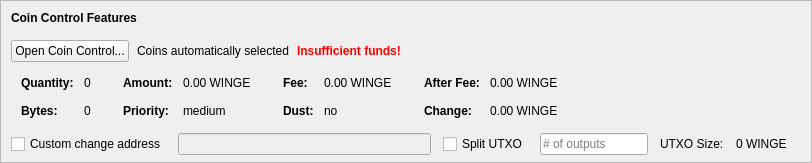
    <widget class="QFrame" name="frameCoinControl">
     <property name="sizePolicy">
      <sizepolicy hsizetype="Expanding" vsizetype="Expanding">
       <horstretch>0</horstretch>
       <verstretch>0</verstretch>
      </sizepolicy>
     </property>
     <property name="maximumSize">
      <size>
       <width>16777215</width>
       <height>16777215</height>
      </size>
     </property>
     <property name="frameShape">
      <enum>QFrame::StyledPanel</enum>
     </property>
     <property name="frameShadow">
      <enum>QFrame::Sunken</enum>
     </property>
     <layout class="QVBoxLayout" name="verticalLayoutCoinControl2">
      <property name="spacing">
       <number>0</number>
      </property>
      <property name="leftMargin">
       <number>0</number>
      </property>
      <property name="topMargin">
       <number>0</number>
      </property>
      <property name="rightMargin">
       <number>0</number>
      </property>
      <property name="bottomMargin">
       <number>6</number>
      </property>
      <item>
       <layout class="QVBoxLayout" name="verticalLayoutCoinControl" stretch="0,0,0,0,1">
        <property name="spacing">
         <number>0</number>
        </property>
        <property name="leftMargin">
         <number>10</number>
        </property>
        <property name="topMargin">
         <number>10</number>
        </property>
        <item>
         <layout class="QHBoxLayout" name="horizontalLayoutCoinControl1">
          <property name="bottomMargin">
           <number>15</number>
          </property>
          <item>
           <widget class="QLabel" name="labelCoinControlFeatures">
            <property name="sizePolicy">
             <sizepolicy hsizetype="Preferred" vsizetype="Maximum">
              <horstretch>0</horstretch>
              <verstretch>0</verstretch>
             </sizepolicy>
            </property>
            <property name="font">
             <font>
              <weight>75</weight>
              <bold>true</bold>
             </font>
            </property>
            <property name="styleSheet">
             <string notr="true">font-weight:bold;</string>
            </property>
            <property name="text">
             <string>Coin Control Features</string>
            </property>
           </widget>
          </item>
         </layout>
        </item>
        <item>
         <layout class="QHBoxLayout" name="horizontalLayoutCoinControl2" stretch="0,0,0,0">
          <property name="spacing">
           <number>8</number>
          </property>
          <property name="bottomMargin">
           <number>10</number>
          </property>
          <item>
           <widget class="QPushButton" name="pushButtonCoinControl">
            <property name="styleSheet">
             <string notr="true"/>
            </property>
            <property name="text">
             <string>Open Coin Control...</string>
            </property>
            <property name="autoDefault">
             <bool>false</bool>
            </property>
           </widget>
          </item>
          <item>
           <widget class="QLabel" name="labelCoinControlAutomaticallySelected">
            <property name="text">
             <string>Coins automatically selected</string>
            </property>
            <property name="margin">
             <number>5</number>
            </property>
           </widget>
          </item>
          <item>
           <widget class="QLabel" name="labelCoinControlInsuffFunds">
            <property name="font">
             <font>
              <weight>75</weight>
              <bold>true</bold>
             </font>
            </property>
            <property name="styleSheet">
             <string notr="true">color:red;font-weight:bold;</string>
            </property>
            <property name="text">
             <string>Insufficient funds!</string>
            </property>
            <property name="margin">
             <number>5</number>
            </property>
           </widget>
          </item>
          <item>
           <spacer name="horizontalSpacerCoinControl">
            <property name="orientation">
             <enum>Qt::Horizontal</enum>
            </property>
            <property name="sizeHint" stdset="0">
             <size>
              <width>40</width>
              <height>1</height>
             </size>
            </property>
           </spacer>
          </item>
         </layout>
        </item>
        <item>
         <widget class="QWidget" name="widgetCoinControl" native="true">
          <property name="sizePolicy">
           <sizepolicy hsizetype="Preferred" vsizetype="Preferred">
            <horstretch>0</horstretch>
            <verstretch>0</verstretch>
           </sizepolicy>
          </property>
          <property name="minimumSize">
           <size>
            <width>0</width>
            <height>0</height>
           </size>
          </property>
          <property name="styleSheet">
           <string notr="true"/>
          </property>
          <layout class="QHBoxLayout" name="horizontalLayoutCoinControl5">
           <property name="leftMargin">
            <number>0</number>
           </property>
           <property name="topMargin">
            <number>0</number>
           </property>
           <property name="rightMargin">
            <number>0</number>
           </property>
           <property name="bottomMargin">
            <number>0</number>
           </property>
           <item>
            <layout class="QHBoxLayout" name="horizontalLayoutCoinControl3" stretch="0,0,0,1">
             <property name="spacing">
              <number>20</number>
             </property>
             <property name="topMargin">
              <number>0</number>
             </property>
             <property name="bottomMargin">
              <number>10</number>
             </property>
             <item>
              <layout class="QFormLayout" name="formLayoutCoinControl1">
               <property name="horizontalSpacing">
                <number>10</number>
               </property>
               <property name="verticalSpacing">
                <number>14</number>
               </property>
               <property name="leftMargin">
                <number>10</number>
               </property>
               <property name="topMargin">
                <number>4</number>
               </property>
               <property name="rightMargin">
                <number>6</number>
               </property>
               <item row="0" column="0">
                <widget class="QLabel" name="labelCoinControlQuantityText">
                 <property name="font">
                  <font>
                   <weight>75</weight>
                   <bold>true</bold>
                  </font>
                 </property>
                 <property name="text">
                  <string>Quantity:</string>
                 </property>
                 <property name="margin">
                  <number>0</number>
                 </property>
                </widget>
               </item>
               <item row="0" column="1">
                <widget class="QLabel" name="labelCoinControlQuantity">
                 <property name="cursor">
                  <cursorShape>IBeamCursor</cursorShape>
                 </property>
                 <property name="contextMenuPolicy">
                  <enum>Qt::ActionsContextMenu</enum>
                 </property>
                 <property name="text">
                  <string notr="true">0</string>
                 </property>
                 <property name="margin">
                  <number>0</number>
                 </property>
                 <property name="textInteractionFlags">
                  <set>Qt::LinksAccessibleByMouse|Qt::TextSelectableByKeyboard|Qt::TextSelectableByMouse</set>
                 </property>
                </widget>
               </item>
               <item row="1" column="0">
                <widget class="QLabel" name="labelCoinControlBytesText">
                 <property name="font">
                  <font>
                   <weight>75</weight>
                   <bold>true</bold>
                  </font>
                 </property>
                 <property name="text">
                  <string>Bytes:</string>
                 </property>
                </widget>
               </item>
               <item row="1" column="1">
                <widget class="QLabel" name="labelCoinControlBytes">
                 <property name="cursor">
                  <cursorShape>IBeamCursor</cursorShape>
                 </property>
                 <property name="contextMenuPolicy">
                  <enum>Qt::ActionsContextMenu</enum>
                 </property>
                 <property name="text">
                  <string notr="true">0</string>
                 </property>
                 <property name="textInteractionFlags">
                  <set>Qt::LinksAccessibleByMouse|Qt::TextSelectableByKeyboard|Qt::TextSelectableByMouse</set>
                 </property>
                </widget>
               </item>
              </layout>
             </item>
             <item>
              <layout class="QFormLayout" name="formLayoutCoinControl2">
               <property name="horizontalSpacing">
                <number>10</number>
               </property>
               <property name="verticalSpacing">
                <number>14</number>
               </property>
               <property name="leftMargin">
                <number>6</number>
               </property>
               <property name="topMargin">
                <number>4</number>
               </property>
               <property name="rightMargin">
                <number>6</number>
               </property>
               <item row="0" column="0">
                <widget class="QLabel" name="labelCoinControlAmountText">
                 <property name="font">
                  <font>
                   <weight>75</weight>
                   <bold>true</bold>
                  </font>
                 </property>
                 <property name="text">
                  <string>Amount:</string>
                 </property>
                 <property name="margin">
                  <number>0</number>
                 </property>
                </widget>
               </item>
               <item row="0" column="1">
                <widget class="QLabel" name="labelCoinControlAmount">
                 <property name="cursor">
                  <cursorShape>IBeamCursor</cursorShape>
                 </property>
                 <property name="contextMenuPolicy">
                  <enum>Qt::ActionsContextMenu</enum>
                 </property>
                 <property name="text">
                  <string notr="true">0.00 WINGE</string>
                 </property>
                 <property name="textInteractionFlags">
                  <set>Qt::LinksAccessibleByMouse|Qt::TextSelectableByKeyboard|Qt::TextSelectableByMouse</set>
                 </property>
                </widget>
               </item>
               <item row="1" column="0">
                <widget class="QLabel" name="labelCoinControlPriorityText">
                 <property name="font">
                  <font>
                   <weight>75</weight>
                   <bold>true</bold>
                  </font>
                 </property>
                 <property name="text">
                  <string>Priority:</string>
                 </property>
                </widget>
               </item>
               <item row="1" column="1">
                <widget class="QLabel" name="labelCoinControlPriority">
                 <property name="cursor">
                  <cursorShape>IBeamCursor</cursorShape>
                 </property>
                 <property name="contextMenuPolicy">
                  <enum>Qt::ActionsContextMenu</enum>
                 </property>
                 <property name="text">
                  <string>medium</string>
                 </property>
                 <property name="textInteractionFlags">
                  <set>Qt::LinksAccessibleByMouse|Qt::TextSelectableByKeyboard|Qt::TextSelectableByMouse</set>
                 </property>
                </widget>
               </item>
              </layout>
             </item>
             <item>
              <layout class="QFormLayout" name="formLayoutCoinControl3">
               <property name="horizontalSpacing">
                <number>10</number>
               </property>
               <property name="verticalSpacing">
                <number>14</number>
               </property>
               <property name="leftMargin">
                <number>6</number>
               </property>
               <property name="topMargin">
                <number>4</number>
               </property>
               <property name="rightMargin">
                <number>6</number>
               </property>
               <item row="0" column="0">
                <widget class="QLabel" name="labelCoinControlFeeText">
                 <property name="font">
                  <font>
                   <weight>75</weight>
                   <bold>true</bold>
                  </font>
                 </property>
                 <property name="text">
                  <string>Fee:</string>
                 </property>
                 <property name="margin">
                  <number>0</number>
                 </property>
                </widget>
               </item>
               <item row="0" column="1">
                <widget class="QLabel" name="labelCoinControlFee">
                 <property name="cursor">
                  <cursorShape>IBeamCursor</cursorShape>
                 </property>
                 <property name="contextMenuPolicy">
                  <enum>Qt::ActionsContextMenu</enum>
                 </property>
                 <property name="text">
                  <string notr="true">0.00 WINGE</string>
                 </property>
                 <property name="textInteractionFlags">
                  <set>Qt::LinksAccessibleByMouse|Qt::TextSelectableByKeyboard|Qt::TextSelectableByMouse</set>
                 </property>
                </widget>
               </item>
               <item row="1" column="0">
                <widget class="QLabel" name="labelCoinControlLowOutputText">
                 <property name="font">
                  <font>
                   <weight>75</weight>
                   <bold>true</bold>
                  </font>
                 </property>
                 <property name="text">
                  <string>Dust:</string>
                 </property>
                </widget>
               </item>
               <item row="1" column="1">
                <widget class="QLabel" name="labelCoinControlLowOutput">
                 <property name="cursor">
                  <cursorShape>IBeamCursor</cursorShape>
                 </property>
                 <property name="contextMenuPolicy">
                  <enum>Qt::ActionsContextMenu</enum>
                 </property>
                 <property name="text">
                  <string>no</string>
                 </property>
                 <property name="textInteractionFlags">
                  <set>Qt::LinksAccessibleByMouse|Qt::TextSelectableByKeyboard|Qt::TextSelectableByMouse</set>
                 </property>
                </widget>
               </item>
              </layout>
             </item>
             <item>
              <layout class="QFormLayout" name="formLayoutCoinControl4">
               <property name="horizontalSpacing">
                <number>10</number>
               </property>
               <property name="verticalSpacing">
                <number>14</number>
               </property>
               <property name="leftMargin">
                <number>6</number>
               </property>
               <property name="topMargin">
                <number>4</number>
               </property>
               <property name="rightMargin">
                <number>6</number>
               </property>
               <item row="0" column="0">
                <widget class="QLabel" name="labelCoinControlAfterFeeText">
                 <property name="font">
                  <font>
                   <weight>75</weight>
                   <bold>true</bold>
                  </font>
                 </property>
                 <property name="text">
                  <string>After Fee:</string>
                 </property>
                 <property name="margin">
                  <number>0</number>
                 </property>
                </widget>
               </item>
               <item row="0" column="1">
                <widget class="QLabel" name="labelCoinControlAfterFee">
                 <property name="cursor">
                  <cursorShape>IBeamCursor</cursorShape>
                 </property>
                 <property name="contextMenuPolicy">
                  <enum>Qt::ActionsContextMenu</enum>
                 </property>
                 <property name="text">
                  <string notr="true">0.00 WINGE</string>
                 </property>
                 <property name="textInteractionFlags">
                  <set>Qt::LinksAccessibleByMouse|Qt::TextSelectableByKeyboard|Qt::TextSelectableByMouse</set>
                 </property>
                </widget>
               </item>
               <item row="1" column="0">
                <widget class="QLabel" name="labelCoinControlChangeText">
                 <property name="font">
                  <font>
                   <weight>75</weight>
                   <bold>true</bold>
                  </font>
                 </property>
                 <property name="text">
                  <string>Change:</string>
                 </property>
                </widget>
               </item>
               <item row="1" column="1">
                <widget class="QLabel" name="labelCoinControlChange">
                 <property name="cursor">
                  <cursorShape>IBeamCursor</cursorShape>
                 </property>
                 <property name="contextMenuPolicy">
                  <enum>Qt::ActionsContextMenu</enum>
                 </property>
                 <property name="text">
                  <string notr="true">0.00 WINGE</string>
                 </property>
                 <property name="textInteractionFlags">
                  <set>Qt::LinksAccessibleByMouse|Qt::TextSelectableByKeyboard|Qt::TextSelectableByMouse</set>
                 </property>
                </widget>
               </item>
              </layout>
             </item>
            </layout>
           </item>
          </layout>
         </widget>
        </item>
        <item>
         <layout class="QHBoxLayout" name="horizontalLayoutCoinControl4" stretch="0,0,0,0,0,0,0">
          <property name="spacing">
           <number>12</number>
          </property>
          <property name="sizeConstraint">
           <enum>QLayout::SetDefaultConstraint</enum>
          </property>
          <property name="topMargin">
           <number>5</number>
          </property>
          <property name="rightMargin">
           <number>5</number>
          </property>
          <item>
           <widget class="QCheckBox" name="checkBoxCoinControlChange">
            <property name="toolTip">
             <string>If this is activated, but the change address is empty or invalid, change will be sent to a newly generated address.</string>
            </property>
            <property name="text">
             <string>Custom change address</string>
            </property>
           </widget>
          </item>
          <item>
           <widget class="QValidatedLineEdit" name="lineEditCoinControlChange">
            <property name="enabled">
             <bool>false</bool>
            </property>
            <property name="sizePolicy">
             <sizepolicy hsizetype="Expanding" vsizetype="Fixed">
              <horstretch>0</horstretch>
              <verstretch>0</verstretch>
             </sizepolicy>
            </property>
           </widget>
          </item>
          <item>
           <widget class="QCheckBox" name="splitBlockCheckBox">
            <property name="text">
             <string>Split UTXO</string>
            </property>
           </widget>
          </item>
          <item>
           <widget class="QLineEdit" name="splitBlockLineEdit">
            <property name="sizePolicy">
             <sizepolicy hsizetype="Fixed" vsizetype="Fixed">
              <horstretch>50</horstretch>
              <verstretch>0</verstretch>
             </sizepolicy>
            </property>
            <property name="placeholderText">
             <string># of outputs</string>
            </property>
           </widget>
          </item>
          <item>
           <widget class="QLabel" name="labelBlockSizeText">
            <property name="text">
             <string>UTXO Size:</string>
            </property>
           </widget>
          </item>
          <item>
           <widget class="QLabel" name="labelBlockSize">
            <property name="text">
             <string>0 WINGE</string>
            </property>
           </widget>
          </item>
          <item>
           <widget class="QLabel" name="labelCoinControlChangeLabel">
            <property name="sizePolicy">
             <sizepolicy hsizetype="Preferred" vsizetype="Expanding">
              <horstretch>0</horstretch>
              <verstretch>0</verstretch>
             </sizepolicy>
            </property>
            <property name="minimumSize">
             <size>
              <width>0</width>
              <height>0</height>
             </size>
            </property>
            <property name="text">
             <string/>
            </property>
            <property name="margin">
             <number>3</number>
            </property>
           </widget>
          </item>
         </layout>
        </item>
        <item>
         <spacer name="verticalSpacerCoinControl">
          <property name="orientation">
           <enum>Qt::Vertical</enum>
          </property>
          <property name="sizeHint" stdset="0">
           <size>
            <width>800</width>
            <height>1</height>
           </size>
          </property>
         </spacer>
        </item>
       </layout>
      </item>
     </layout>
    </widget>
